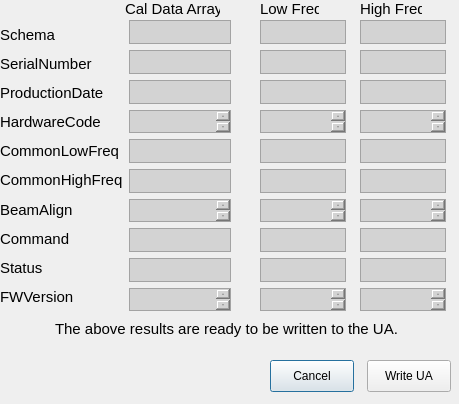
<?xml version="1.0" encoding="UTF-8"?>
<ui version="4.0">
 <class>write_cal_data_to_ua</class>
 <widget class="QDialog" name="write_cal_data_to_ua">
  <property name="geometry">
   <rect>
    <x>0</x>
    <y>0</y>
    <width>459</width>
    <height>404</height>
   </rect>
  </property>
  <property name="minimumSize">
   <size>
    <width>459</width>
    <height>370</height>
   </size>
  </property>
  <property name="maximumSize">
   <size>
    <width>459</width>
    <height>1000</height>
   </size>
  </property>
  <property name="windowTitle">
   <string>Dialog</string>
  </property>
  <widget class="QLabel" name="label_11">
   <property name="geometry">
    <rect>
     <x>125</x>
     <y>0</y>
     <width>95</width>
     <height>18</height>
    </rect>
   </property>
   <property name="font">
    <font>
     <pointsize>11</pointsize>
    </font>
   </property>
   <property name="text">
    <string>Cal Data Array</string>
   </property>
  </widget>
  <widget class="QLabel" name="label_12">
   <property name="geometry">
    <rect>
     <x>260</x>
     <y>0</y>
     <width>59</width>
     <height>18</height>
    </rect>
   </property>
   <property name="font">
    <font>
     <pointsize>11</pointsize>
    </font>
   </property>
   <property name="text">
    <string>Low Freq</string>
   </property>
  </widget>
  <widget class="QLabel" name="label_13">
   <property name="geometry">
    <rect>
     <x>360</x>
     <y>0</y>
     <width>62</width>
     <height>18</height>
    </rect>
   </property>
   <property name="font">
    <font>
     <pointsize>11</pointsize>
    </font>
   </property>
   <property name="text">
    <string>High Freq</string>
   </property>
  </widget>
  <widget class="QLabel" name="label_14">
   <property name="geometry">
    <rect>
     <x>55</x>
     <y>320</y>
     <width>346</width>
     <height>18</height>
    </rect>
   </property>
   <property name="font">
    <font>
     <pointsize>11</pointsize>
    </font>
   </property>
   <property name="text">
    <string>The above results are ready to be written to the UA.</string>
   </property>
  </widget>
  <widget class="QWidget" name="layoutWidget">
   <property name="geometry">
    <rect>
     <x>270</x>
     <y>360</y>
     <width>181</width>
     <height>32</height>
    </rect>
   </property>
   <layout class="QHBoxLayout" name="buttons_horz">
    <property name="spacing">
     <number>13</number>
    </property>
    <item>
     <widget class="QPushButton" name="cancel_button">
      <property name="sizePolicy">
       <sizepolicy hsizetype="Minimum" vsizetype="Minimum">
        <horstretch>0</horstretch>
        <verstretch>0</verstretch>
       </sizepolicy>
      </property>
      <property name="minimumSize">
       <size>
        <width>70</width>
        <height>30</height>
       </size>
      </property>
      <property name="text">
       <string>Cancel</string>
      </property>
     </widget>
    </item>
    <item>
     <widget class="QPushButton" name="write_ua_button">
      <property name="sizePolicy">
       <sizepolicy hsizetype="Minimum" vsizetype="Minimum">
        <horstretch>0</horstretch>
        <verstretch>0</verstretch>
       </sizepolicy>
      </property>
      <property name="text">
       <string>Write UA</string>
      </property>
     </widget>
    </item>
   </layout>
  </widget>
  <widget class="QWidget" name="layoutWidget">
   <property name="geometry">
    <rect>
     <x>0</x>
     <y>20</y>
     <width>231</width>
     <height>291</height>
    </rect>
   </property>
   <layout class="QHBoxLayout" name="labels_values_horz">
    <item>
     <layout class="QVBoxLayout" name="data_labels_vert">
      <property name="spacing">
       <number>0</number>
      </property>
      <item>
       <widget class="QLabel" name="label">
        <property name="font">
         <font>
          <pointsize>11</pointsize>
         </font>
        </property>
        <property name="text">
         <string>Schema</string>
        </property>
       </widget>
      </item>
      <item>
       <widget class="QLabel" name="label_2">
        <property name="font">
         <font>
          <pointsize>11</pointsize>
         </font>
        </property>
        <property name="text">
         <string>SerialNumber</string>
        </property>
       </widget>
      </item>
      <item>
       <widget class="QLabel" name="label_3">
        <property name="font">
         <font>
          <pointsize>11</pointsize>
         </font>
        </property>
        <property name="text">
         <string>ProductionDate</string>
        </property>
       </widget>
      </item>
      <item>
       <widget class="QLabel" name="label_4">
        <property name="font">
         <font>
          <pointsize>11</pointsize>
         </font>
        </property>
        <property name="text">
         <string>HardwareCode</string>
        </property>
       </widget>
      </item>
      <item>
       <widget class="QLabel" name="label_5">
        <property name="font">
         <font>
          <pointsize>11</pointsize>
         </font>
        </property>
        <property name="text">
         <string>CommonLowFreq</string>
        </property>
       </widget>
      </item>
      <item>
       <widget class="QLabel" name="label_7">
        <property name="font">
         <font>
          <pointsize>11</pointsize>
         </font>
        </property>
        <property name="text">
         <string>CommonHighFreq</string>
        </property>
       </widget>
      </item>
      <item>
       <widget class="QLabel" name="label_6">
        <property name="font">
         <font>
          <pointsize>11</pointsize>
         </font>
        </property>
        <property name="text">
         <string>BeamAlign</string>
        </property>
       </widget>
      </item>
      <item>
       <widget class="QLabel" name="label_8">
        <property name="font">
         <font>
          <pointsize>11</pointsize>
         </font>
        </property>
        <property name="text">
         <string>Command</string>
        </property>
       </widget>
      </item>
      <item>
       <widget class="QLabel" name="label_10">
        <property name="font">
         <font>
          <pointsize>11</pointsize>
         </font>
        </property>
        <property name="text">
         <string>Status</string>
        </property>
       </widget>
      </item>
      <item>
       <widget class="QLabel" name="label_9">
        <property name="font">
         <font>
          <pointsize>11</pointsize>
         </font>
        </property>
        <property name="text">
         <string>FWVersion</string>
        </property>
       </widget>
      </item>
     </layout>
    </item>
    <item>
     <layout class="QVBoxLayout" name="cal_data_array_group">
      <item>
       <widget class="QTextBrowser" name="schema">
        <property name="styleSheet">
         <string notr="true">background-color:lightgrey</string>
        </property>
       </widget>
      </item>
      <item>
       <widget class="QTextBrowser" name="serial_no">
        <property name="styleSheet">
         <string notr="true">background-color:lightgrey</string>
        </property>
       </widget>
      </item>
      <item>
       <widget class="QTextBrowser" name="prod_date">
        <property name="styleSheet">
         <string notr="true">background-color:lightgrey</string>
        </property>
       </widget>
      </item>
      <item>
       <widget class="QTextBrowser" name="hardware_code">
        <property name="styleSheet">
         <string notr="true">background-color:lightgrey</string>
        </property>
       </widget>
      </item>
      <item>
       <widget class="QTextBrowser" name="common_lo_freq">
        <property name="styleSheet">
         <string notr="true">background-color:lightgrey</string>
        </property>
       </widget>
      </item>
      <item>
       <widget class="QTextBrowser" name="common_hi_freq">
        <property name="styleSheet">
         <string notr="true">background-color:lightgrey</string>
        </property>
       </widget>
      </item>
      <item>
       <widget class="QTextBrowser" name="beam_align">
        <property name="styleSheet">
         <string notr="true">background-color:lightgrey</string>
        </property>
       </widget>
      </item>
      <item>
       <widget class="QTextBrowser" name="command">
        <property name="styleSheet">
         <string notr="true">background-color:lightgrey</string>
        </property>
       </widget>
      </item>
      <item>
       <widget class="QTextBrowser" name="status">
        <property name="styleSheet">
         <string notr="true">background-color:lightgrey</string>
        </property>
       </widget>
      </item>
      <item>
       <widget class="QTextBrowser" name="fw_version">
        <property name="styleSheet">
         <string notr="true">background-color:lightgrey</string>
        </property>
       </widget>
      </item>
     </layout>
    </item>
   </layout>
  </widget>
  <widget class="QWidget" name="layoutWidget">
   <property name="geometry">
    <rect>
     <x>360</x>
     <y>20</y>
     <width>86</width>
     <height>291</height>
    </rect>
   </property>
   <layout class="QVBoxLayout" name="high_freq_group">
    <item>
     <widget class="QTextBrowser" name="schema_hi">
      <property name="styleSheet">
       <string notr="true">background-color:lightgrey</string>
      </property>
     </widget>
    </item>
    <item>
     <widget class="QTextBrowser" name="serial_no_hi">
      <property name="styleSheet">
       <string notr="true">background-color:lightgrey</string>
      </property>
     </widget>
    </item>
    <item>
     <widget class="QTextBrowser" name="prod_date_hi">
      <property name="styleSheet">
       <string notr="true">background-color:lightgrey</string>
      </property>
     </widget>
    </item>
    <item>
     <widget class="QTextBrowser" name="hardware_code_hi">
      <property name="styleSheet">
       <string notr="true">background-color:lightgrey</string>
      </property>
     </widget>
    </item>
    <item>
     <widget class="QTextBrowser" name="common_lo_freq_hi">
      <property name="styleSheet">
       <string notr="true">background-color:lightgrey</string>
      </property>
     </widget>
    </item>
    <item>
     <widget class="QTextBrowser" name="common_hi_freq_hi">
      <property name="styleSheet">
       <string notr="true">background-color:lightgrey</string>
      </property>
     </widget>
    </item>
    <item>
     <widget class="QTextBrowser" name="beam_align_hi">
      <property name="styleSheet">
       <string notr="true">background-color:lightgrey</string>
      </property>
     </widget>
    </item>
    <item>
     <widget class="QTextBrowser" name="command_hi">
      <property name="styleSheet">
       <string notr="true">background-color:lightgrey</string>
      </property>
     </widget>
    </item>
    <item>
     <widget class="QTextBrowser" name="status_hi">
      <property name="styleSheet">
       <string notr="true">background-color:lightgrey</string>
      </property>
     </widget>
    </item>
    <item>
     <widget class="QTextBrowser" name="fw_version_hi">
      <property name="styleSheet">
       <string notr="true">background-color:lightgrey</string>
      </property>
     </widget>
    </item>
   </layout>
  </widget>
  <widget class="QWidget" name="layoutWidget">
   <property name="geometry">
    <rect>
     <x>260</x>
     <y>20</y>
     <width>86</width>
     <height>291</height>
    </rect>
   </property>
   <layout class="QVBoxLayout" name="low_freq_group">
    <item>
     <widget class="QTextBrowser" name="schema_lo">
      <property name="styleSheet">
       <string notr="true">background-color:lightgrey</string>
      </property>
     </widget>
    </item>
    <item>
     <widget class="QTextBrowser" name="serial_no_lo">
      <property name="styleSheet">
       <string notr="true">background-color:lightgrey</string>
      </property>
     </widget>
    </item>
    <item>
     <widget class="QTextBrowser" name="prod_date_lo">
      <property name="styleSheet">
       <string notr="true">background-color:lightgrey</string>
      </property>
     </widget>
    </item>
    <item>
     <widget class="QTextBrowser" name="hardware_code_lo">
      <property name="styleSheet">
       <string notr="true">background-color:lightgrey</string>
      </property>
     </widget>
    </item>
    <item>
     <widget class="QTextBrowser" name="common_lo_freq_lo">
      <property name="styleSheet">
       <string notr="true">background-color:lightgrey</string>
      </property>
     </widget>
    </item>
    <item>
     <widget class="QTextBrowser" name="common_hi_freq_lo">
      <property name="styleSheet">
       <string notr="true">background-color:lightgrey</string>
      </property>
     </widget>
    </item>
    <item>
     <widget class="QTextBrowser" name="beam_align_lo">
      <property name="styleSheet">
       <string notr="true">background-color:lightgrey</string>
      </property>
     </widget>
    </item>
    <item>
     <widget class="QTextBrowser" name="command_lo">
      <property name="styleSheet">
       <string notr="true">background-color:lightgrey</string>
      </property>
     </widget>
    </item>
    <item>
     <widget class="QTextBrowser" name="status_lo">
      <property name="styleSheet">
       <string notr="true">background-color:lightgrey</string>
      </property>
     </widget>
    </item>
    <item>
     <widget class="QTextBrowser" name="fw_version_lo">
      <property name="styleSheet">
       <string notr="true">background-color:lightgrey</string>
      </property>
     </widget>
    </item>
   </layout>
  </widget>
 </widget>
 <resources/>
 <connections/>
</ui>
